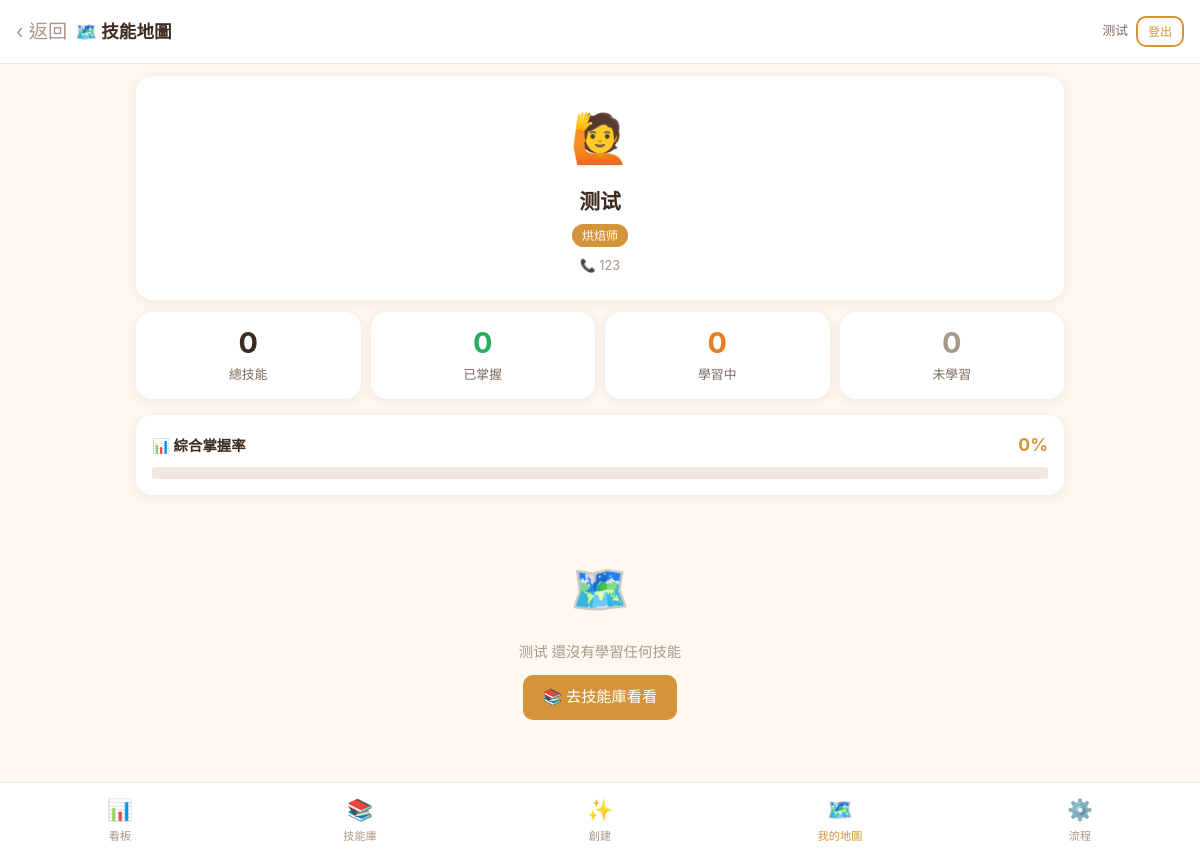
Page /employee/1 (signed in) on the committed database.
### tables this page shows
CREATE TABLE users (
            id INTEGER PRIMARY KEY AUTOINCREMENT,
            name TEXT NOT NULL,
            role TEXT NOT NULL DEFAULT '烘焙师'
                CHECK(role IN ('烘焙师','销售','店长','后勤','学徒','老板')),
            phone TEXT DEFAULT '',
            avatar TEXT DEFAULT '',
            created_at TEXT NOT NULL DEFAULT (datetime('now','localtime'))
        );

### app/web_ui.py (the view)
@web_bp.route("/employee/<int:user_id>")
def employee_skill_map(user_id):
    if "user_id" not in session:
        return redirect(url_for("web.index"))
    current_user = models.get_user(session["user_id"])
    skill_map = get_employee_skill_map(user_id)
    if not skill_map:
        return redirect(url_for("web.dashboard"))
    return render_template(
        "employee.html",
        user=current_user,
        target_user=skill_map["user"],
        skills=skill_map["skills"],
        stats=skill_map["stats"],
    )

### app/models.py (called while the page is built)
@contextmanager
def get_db():
    conn = sqlite3.connect(DB_PATH)
    conn.row_factory = sqlite3.Row
    conn.execute("PRAGMA journal_mode=WAL")
    conn.execute("PRAGMA foreign_keys=ON")
    try:
        yield conn
        conn.commit()
    except Exception:
        conn.rollback()
        raise
    finally:
        conn.close()

def dict_from_row(row):
    if row is None:
        return None
    return dict(row)

def get_user(user_id):
    with get_db() as conn:
        row = conn.execute("SELECT * FROM users WHERE id=?", (user_id,)).fetchone()
        return dict_from_row(row)

### app/skill_engine.py (called while the page is built)
def get_employee_skill_map(user_id):
    return models.get_employee_skill_map(user_id)

### templates/employee.html (shortened to what this page needs)
{% extends "base.html" %}
{% block content %}
<div class="page-header">
  <div class="flex-between">
    <div style="display: flex; align-items: center; gap: 8px;">
      <a href="/dashboard" style="font-size: 1.2rem; color: var(--text-muted); text-decoration: none;">‹ 返回</a>
      <h1 style="font-size: 1.1rem;">🗺️ 技能地圖</h1>
    </div>
    <div style="display: flex; align-items: center; gap: 8px;">
      <span style="font-size: 0.8rem; color: var(--text-light);">{{ user.name }}</span>
      <a href="/logout" class="btn btn-sm btn-outline" style="padding: 4px 10px; font-size: 0.75rem;">登出</a>
    </div>
  </div>
</div>
<div class="container" style="padding-top: 12px;">
  <div class="card" style="text-align: center; padding: 24px 16px;">
    <div style="font-size: 3rem; margin-bottom: 8px;">
      {% if target_user.role == '老板' %}👨‍🍳
      {% elif target_user.role == '店長' %}👔
      {% elif target_user.role == '烘焙師' %}👨‍🍳
      {% elif target_user.role == '學徒' %}🧑‍🍳
      {% elif target_user.role == '銷售' %}👩‍💼
      {% elif target_user.role == '後勤' %}📦
      {% else %}🙋
      {% endif %}
    </div>
    <h2 style="font-size: 1.3rem; margin-bottom: 4px;">{{ target_user.name }}</h2>
    <span class="tag tag-primary">{{ target_user.role }}</span>
    {% if target_user.phone %}
    <div style="font-size: 0.8rem; color: var(--text-muted); margin-top: 8px;">📞 {{ target_user.phone }}</div>
    {% endif %}
  </div>
  <div class="stats-grid" style="margin-bottom: 16px;">
    <div class="stat-card">
      <div class="stat-value" style="color: var(--text);">{{ stats.total }}</div>
      <div class="stat-label">總技能</div>
    </div>
    <div class="stat-card">
      <div class="stat-value" style="color: var(--success);">{{ stats.mastered }}</div>
      <div class="stat-label">已掌握</div>
    </div>
    <div class="stat-card">
      <div class="stat-value" style="color: var(--warning);">{{ stats.learning }}</div>
      <div class="stat-label">學習中</div>
    </div>
    <div class="stat-card">
      <div class="stat-value" style="color: var(--text-muted);">{{ stats.not_started }}</div>
      <div class="stat-label">未學習</div>
    </div>
  </div>
  <div class="card" style="margin-bottom: 16px;">
    <div class="flex-between" style="margin-bottom: 8px;">
      <h3 style="font-size: 0.9rem;">📊 綜合掌握率</h3>
      <span style="font-size: 1.1rem; font-weight: 700; color: var(--primary);">{{ stats.completion_percent }}%</span>
    </div>
    <div class="progress-bar-wrap" style="width: 100%; height: 12px;">
    </div>
  </div>
  {% set category_data = {} %}
  {% for s in skills %}
    {% if s.category not in category_data %}
      {% set _ = category_data.update({s.category: {'total': 0, 'mastered': 0}}) %}
    {% endif %}
    {% set _ = category_data[s.category].update({'total': category_data[s.category].total + 1}) %}
    {% if s.status in ('已掌握', '可教授') %}
      {% set _ = category_data[s.category].update({'mastered': category_data[s.category].mastered + 1}) %}
    {% endif %}
  {% endfor %}
  {% set status_order = ['已掌握', '可教授', '學習中', '未學習'] %}
  {% set status_labels = {
    '已掌握': {'icon': '✅', 'label': '已掌握', 'class': 'mastered'},
    '可教授': {'icon': '🎓', 'label': '可教授', 'class': 'teaching'},
    '學習中': {'icon': '📖', 'label': '學習中', 'class': 'learning'},
    '未學習': {'icon': '📋', 'label': '未學習', 'class': 'not-started'}
  } %}
  {% if skills|length == 0 %}
  <div class="empty-state">
    <div class="empty-icon">🗺️</div>
    <p>{{ target_user.name }} 還沒有學習任何技能</p>
    <a href="/skills" class="btn btn-primary" style="margin-top: 12px;">📚 去技能庫看看</a>
  </div>
  {% endif %}
</div>
{% endblock %}

### static/css/style.css (style rules this page uses)
:root { --primary: #D4943A; --primary-light: #E8B96A; --primary-dark: #B87A2C; --secondary: #8B5E3C; --secondary-light: #A67B5A; --bg: #FFF8F0; --bg-card: #FFFFFF; --bg-secondary: #FFF0E0; --text: #3D2B1F; --text-light: #7A6B5E; --text-muted: #A89888; --danger: #C0392B; --success: #27AE60; --warning: #E67E22; --info: #2980B9; --border: #E8DDD0; --border-light: #F0E8DC; --radius: 16px; --radius-sm: 10px; --radius-xs: 6px; --shadow: 0 2px 12px rgba(61, 43, 31, 0.08); --shadow-hover: 0 4px 20px rgba(61, 43, 31, 0.12); --transition: all 0.2s ease; --max-width: 480px; --font-family: -apple-system, BlinkMacSystemFont, "PingFang TC", "Microsoft JhengHei", "Noto Sans TC", sans-serif; }
*, *::before, *::after { box-sizing: border-box; margin: 0; padding: 0; }
html { font-size: 16px; -webkit-text-size-adjust: 100%; }
body { font-family: var(--font-family); background: var(--bg); color: var(--text); line-height: 1.6; min-height: 100vh; padding-bottom: 80px; }
a { color: var(--primary); text-decoration: none; }
h1 { font-size: 1.5rem; font-weight: 700; }
h2 { font-size: 1.25rem; font-weight: 600; }
h3 { font-size: 1.1rem; font-weight: 600; }
.container { max-width: var(--max-width); margin: 0 auto; padding: 16px; }
.page-header { padding: 16px; background: var(--bg-card); border-bottom: 1px solid var(--border-light); position: sticky; top: 0; z-index: 100; }
.page-header h1 { font-size: 1.2rem; }
.btn { display: inline-flex; align-items: center; justify-content: center; gap: 6px; padding: 10px 20px; border: none; border-radius: var(--radius-sm); font-family: var(--font-family); font-size: 0.95rem; font-weight: 500; cursor: pointer; transition: var(--transition); white-space: nowrap; }
.btn-primary { background: var(--primary); color: #fff; }
.btn-outline { background: transparent; border: 2px solid var(--primary); color: var(--primary); }
.btn-sm { padding: 6px 14px; font-size: 0.85rem; }
.card { background: var(--bg-card); border-radius: var(--radius); box-shadow: var(--shadow); padding: 16px; margin-bottom: 12px; transition: var(--transition); }
.stats-grid { display: grid; grid-template-columns: 1fr 1fr; gap: 10px; margin-bottom: 16px; }
.stat-card { background: var(--bg-card); border-radius: var(--radius); padding: 14px; box-shadow: var(--shadow); text-align: center; }
.stat-card .stat-value { font-size: 1.8rem; font-weight: 700; color: var(--primary); line-height: 1.2; }
.stat-card .stat-label { font-size: 0.8rem; color: var(--text-light); margin-top: 4px; }
.tag { display: inline-block; padding: 2px 10px; border-radius: 20px; font-size: 0.75rem; font-weight: 500; }
.tag-primary { background: var(--primary); color: #fff; }
.progress-bar-wrap { width: 80px; height: 6px; background: var(--border-light); border-radius: 3px; overflow: hidden; flex-shrink: 0; }
.empty-state { text-align: center; padding: 40px 20px; color: var(--text-muted); }
.empty-state .empty-icon { font-size: 3rem; margin-bottom: 12px; }
.empty-state p { font-size: 0.9rem; }
@media (min-width: 768px) { .container { max-width: 720px; } }
@media (min-width: 768px) { .stats-grid { grid-template-columns: repeat(4, 1fr); } }
@media (min-width: 1024px) { .container { max-width: 960px; } }
.flex-between { display: flex; align-items: center; justify-content: space-between; }

### rows in the picture
users: name "测试", role "烘焙师", phone "123"

### other values in the picture
{{ stats.total }} "0"
{{ stats.mastered }} "0"
{{ stats.learning }} "0"
{{ stats.not_started }} "0"
{{ stats.completion_percent }} "0"
